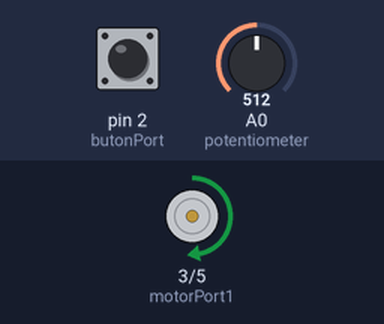
A sketch run on a simulated Arduino Uno, built with avr-gcc and run on an emulated ATmega328P. On the bench: motor-driver pin pairs drawn as motors (green arrow = first pin HIGH = forward, orange = second pin HIGH = backward, longer = more drive). The test bench sets the inputs (shaded band); at power-on: A0 (potentiometer) = 512, pin 2 (butonPort) LOW.

Above: at 1.2 s.
1.3 s: A0 (potentiometer) set to 716
At 2.0 s:
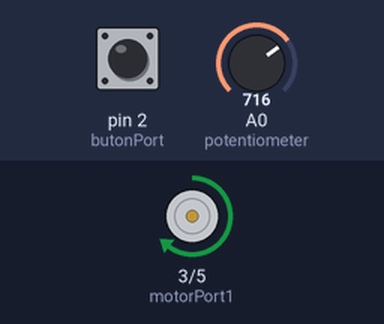
4.3 s: A0 (potentiometer) set to 900
At 5.0 s:
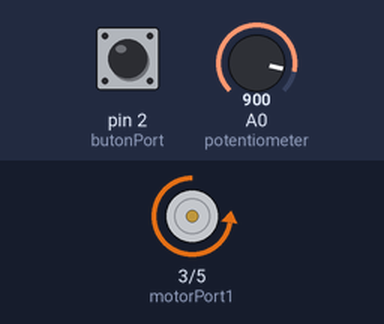
7.3 s: A0 (potentiometer) set to 511
At 8.1 s:
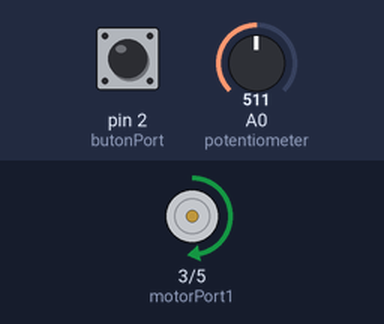
10.3 s: A0 (potentiometer) set to 122
At 11.0 s:
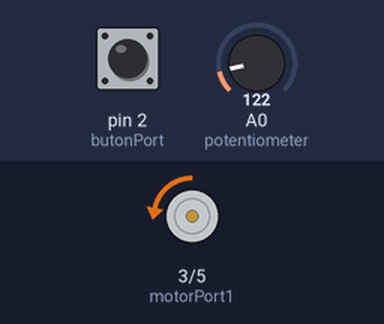
13.3 s: A0 (potentiometer) set to 0
At 14.1 s:
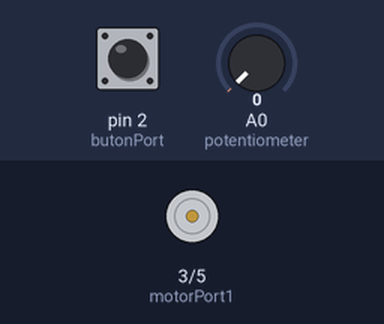
Timing chart, 0 to 15.8 s (numbered marks = the images above; inputs shaded):
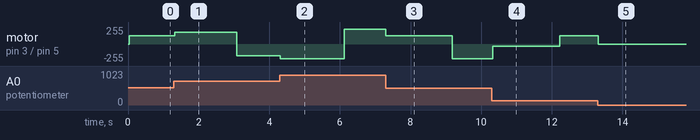

Measured:
- after the input at 1.3 s, motor on pin 3 (motorPort1) / pin 5 (motorPort2): forward 127/255 → forward 178/255 at once, → backward 178/255 1.8 s later
- after the input at 4.3 s, motor on pin 3 (motorPort1) / pin 5 (motorPort2): backward 178/255 → backward 224/255 at once, → forward 224/255 1.8 s later
- after the input at 7.3 s, motor on pin 3 (motorPort1) / pin 5 (motorPort2): forward 224/255 → forward 127/255 at once, → backward 224/255 1.9 s later
- after the input at 10.3 s, motor on pin 3 (motorPort1) / pin 5 (motorPort2): backward 224/255 → backward 30/255 at once, → forward 127/255 1.9 s later
- after the input at 13.3 s, motor on pin 3 (motorPort1) / pin 5 (motorPort2): forward 127/255 → stopped at once

The sketch:

DCMotor.ino
```cpp
int potentiometer = A0;//analog pin to which potentiometer is connected
int potentiometerValue;//value read from potentiometer
int counter=0; //variable for loop in wait function
int butonPort=2;//pin to which the button is attached
int motorPort1= 3; //the port the motor is connected to
int motorPort2= 5; //the port the motor is connected to
boolean first, second;//variables that hold the value of the button
boolean butonFlag = false;//'buttonFlag' is false unless the button is pressed

void setup()//setup function
{
  pinMode(motorPort1, OUTPUT);
  pinMode(motorPort2, OUTPUT);
  pinMode(butonPort, INPUT);
}

void btn(){ //function that checks whether the button is pressed or not
  first = digitalRead(butonPort);//the value of the button is read
  butonFlag=false;//'buttonFlag' is false unless the button is pressed
  if (second != first)//The equality of the value read from the button with the previous value is checked.
  {
      if (first == HIGH)//If the value read from the button is high, the 'butonFlag' variable will be 'true'
      {
          butonFlag = true;
      }
  }
  second = first;//In order to compare it with the previous value, the value of the button is saved in the second variable.
}

void wait(int direction1 ,int direction2 ){//rotation time in one direction (3 sec)
  counter=0;
  while(counter<=100){ //The while cycles 100 times every 30 milliseconds to check if the button is pressed.
               //If the button is not pressed, there is a 3 second delay time
    delay(30);
    counter++;
    potentiometerValue = analogRead(potentiometer);//value read from potentiometer
    potentiometerValue = map(potentiometerValue, 0, 1023, 0, 255); //conversion of the value read from the potentiometer to the range 0 and 255
    analogWrite(direction2, 0);
    analogWrite(direction1, potentiometerValue);//motor turns forward or backward
    btn();//button is controlled
    if(first==HIGH && butonFlag){//If the button is pressed, the cycle is terminated.
      break;
    }
  }
}

void loop()
{
  wait(motorPort1,motorPort2);//Rotates forward for 3 milliseconds
  wait(motorPort2,motorPort1);//Rotates backward for 3 milliseconds
}
```
